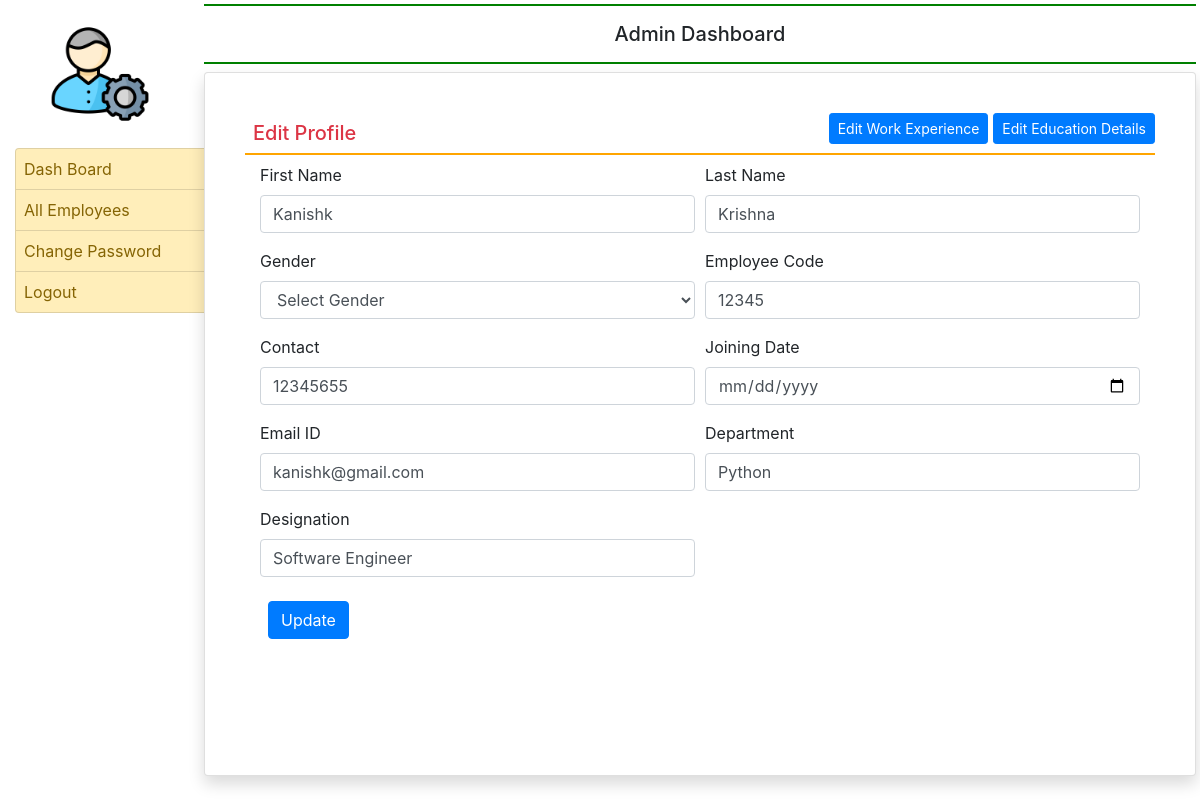
Page /edit_profile/4 (signed in) on the committed database.
### employee/models.py (models this page shows, shortened)
class EmployeeDetails(models.Model):
    user = models.ForeignKey(User, on_delete=models.CASCADE)
    empcode = models.CharField(max_length=50)
    empdept = models.CharField(max_length=50, null=True)
    designation = models.CharField(max_length=50, null=True)
    contact = models.CharField(max_length=15, null=True)
    gender = models.CharField(max_length=50,null=True)
    doj = models.DateField(null=True)

### employee/views.py (the view, shortened to what this page needs)
# urls.py: path('edit_profile/<int:pid>', edit_profile , name='edit_profile' ),
def edit_profile(request,pid):
    if not request.user.is_authenticated:
        return redirect('admin_login')
    error = ""
    user = User.objects.get(id=pid)
    employee = EmployeeDetails.objects.get(user=user)
    return render(request,'edit_profile.html',locals())

### employee/templates/edit_profile.html (shortened to what this page needs)
{% extends 'admin_base.html' %}
{% block main %}
<link rel="stylesheet" href="https://cdn.datatables.net/1.13.4/css/jquery.dataTables.min.css">
<link rel="stylesheet" href="https://cdn.datatables.net/buttons/2.3.6/css/buttons.dataTables.min.css">
<div class="card-body">
    <a href="/edit_experience" class="btn btn-primary float-right btn-sm">Edit Education Details</a>
    <a href="/edit_work_experience" class="btn btn-primary float-right btn-sm " style="margin-right: 5px;">Edit Work Experience</a>
    <h5 class="p-2 text-danger" style="border-bottom: 2px solid orange">Edit Profile</h5>
    <div class="container-fluid">
        <form method="post" name="signup" onsubmit="return checkpassword()">
            <div class="form-row">
                <div class="col-sm-6">
                    <div class="form-group">
                        <label>First Name</label>
                        <input type="text" name="firstname" class="form-control" value="{{employee.user.first_name}}">
                    </div>
                </div>
                <div class="col-sm-6">
                    <div class="form-group">
                        <label>Last Name</label>
                        <input type="text" name="lastname" class="form-control" value="{{employee.user.last_name}}">
                    </div>
                </div>
                <div class="col-sm-6">
                    <div class="form-group">
                        <label>Gender</label>
                        <select name="gender" class="form-control" id="">
                            <option value="None">Select Gender</option>
                        </select>
                    </div>
                </div>
                <div class="col-sm-6">
                    <div class="form-group">
                        <label>Employee Code</label>
                        <input type="text" name="empcode" class="form-control" value="{{employee.empcode}}">
                    </div>
                </div>
                <div class="col-sm-6">
                    <div class="form-group">
                        <label>Contact</label>
                        <input type="text" name="contact" class="form-control" value="{{employee.contact}}">
                    </div>
                </div>
                <div class="col-sm-6">
                    <div class="form-group">
                        <label>Joining Date</label>
                        <input type="date" name="doj" class="form-control" value="{{employee.doj}}">
                    </div>
                </div>
                <div class="col-sm-6">
                    <div class="form-group">
                        <label>Email ID</label>
                        <input type="text" name="email" class="form-control" value="{{employee.user.username}}">
                    </div>
                </div>
                <div class="col-sm-6">
                    <div class="form-group">
                        <label>Department</label>
                        <input type="text" name="department" class="form-control" placeholder="Enter Department" value="{{employee.empdept}}">
                    </div>
                </div>
                <div class="col-sm-6">
                    <div class="form-group">
                        <label>Designation</label>
                        <input type="text" name="designation" class="form-control" placeholder="Enter Designation" value="{{employee.designation}}">
                    </div>
                </div>
            </div>
            <input type="submit" value="Update" class="m-2 btn btn-primary">
        </form>
    </div>
</div>
{% endblock %}

### rows in the picture
EmployeeDetails: firstname "Kanishk", lastname "Krishna", empcode "12345", contact "12345655", email "kanishk@gmail.com", department "Python", designation "Software Engineer"
